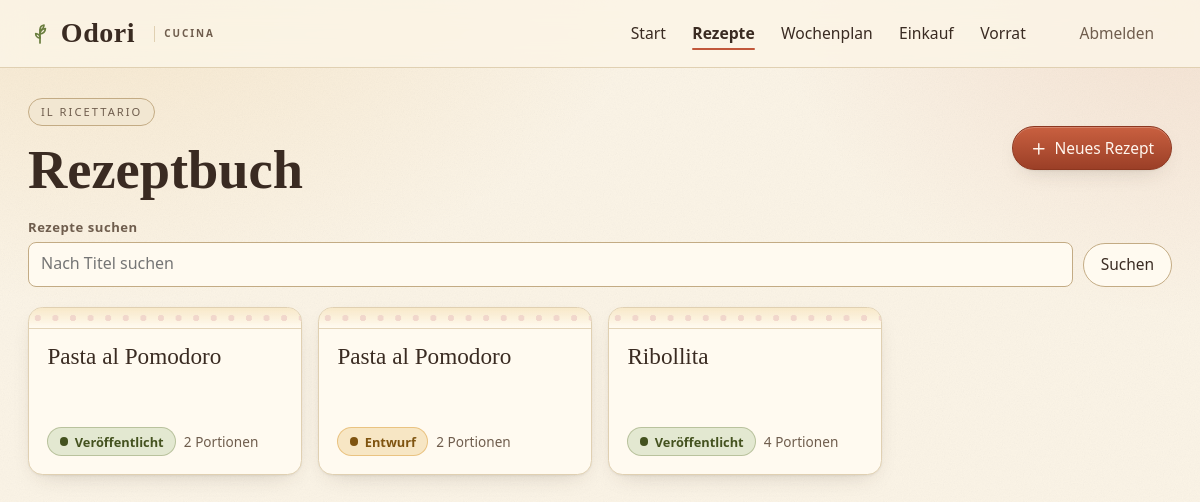
/recipes/ (signed in), run on the app's committed database.
### recipes/models.py (models this page shows)
class Recipe(models.Model):
    class Status(models.TextChoices):
        DRAFT = "draft", "Entwurf"
        APPROVED = "approved", "Veröffentlicht"
        ARCHIVED = "archived", "Archiviert"
    id = models.UUIDField(primary_key=True, default=uuid.uuid4, editable=False)
    household = models.ForeignKey(Household, on_delete=models.CASCADE, related_name="recipes")
    title = models.CharField(max_length=200, blank=True)
    status = models.CharField(max_length=12, choices=Status.choices, default=Status.DRAFT)
    servings = models.PositiveIntegerField(null=True, blank=True)
    source = models.ForeignKey(RecipeSource, on_delete=models.PROTECT, related_name="recipes")
    created_by = models.ForeignKey(settings.AUTH_USER_MODEL, on_delete=models.PROTECT)
    archived_at = models.DateTimeField(null=True, blank=True)
    version = models.PositiveIntegerField(default=1)
    created_at = models.DateTimeField(auto_now_add=True)
    updated_at = models.DateTimeField(auto_now=True)

### recipes/views.py (the view)
# urls.py: path("", login_required(views.recipe_list), name="recipe-list"),
def recipe_list(request):
    household = household_for(request.user)
    query = request.GET.get("q", "").strip()
    recipes = (
        Recipe.objects.filter(household=household)
        .exclude(status=Recipe.Status.ARCHIVED)
        .order_by("title")
    )
    if query:
        recipes = recipes.filter(title__icontains=query)
    return render(request, "recipes/list.html", {"recipes": recipes, "query": query})

### core/models.py (called while the page is built)
    @property
    def name_for_display(self):
        return self.display_name or self.get_username()

### core/services.py (called while the page is built)
def household_for(user):
    membership = HouseholdMembership.objects.select_related("household").filter(user=user).first()
    if not membership:
        raise Http404("No household is available for this account.")
    return membership.household

### templates/recipes/list.html (shortened to what this page needs)
{% extends "base.html" %}
{% block content %}
<div class="split" style="margin-bottom:1rem">
  <div>
    <p class="hero__eyebrow" style="background:var(--surface-sunk);border-color:var(--line-strong);color:var(--text-muted)">Il ricettario</p>
    <h1 style="margin:0">Rezeptbuch</h1>
  </div>
  <a class="button primary" href="/recipes/new/">
    <svg aria-hidden="true" style="width:1.1rem;height:1.1rem"><use href="#i-plus"></use></svg>
    Neues Rezept
  </a>
</div>
<form class="search-bar" method="get" role="search">
  <div class="field">
    <label for="recipe-search">Rezepte suchen</label>
    <input id="recipe-search" name="q" value="{{ query }}" type="search" placeholder="Nach Titel suchen">
  </div>
  <button type="submit">Suchen</button>
</form>
<div class="recipe-grid">
  {% for recipe in recipes %}
    <a class="recipe-card" href="{% url 'recipe-detail' recipe.id %}">
      <span class="recipe-card__title">{{ recipe.title|default:"Unbenannter Entwurf" }}</span>
      <span class="recipe-card__meta">
        <span class="status status--{{ recipe.status }}">{{ recipe.get_status_display }}</span>
        {% if recipe.servings %}<span>{{ recipe.servings }} Portionen</span>{% endif %}
      </span>
    </a>
  {% endfor %}
</div>
{% endblock %}

### data on the page
Recipe: title "Pasta al Pomodoro", status "Veröffentlicht", servings "2"
Recipe: title "Pasta al Pomodoro", status "Entwurf", servings "2"
Recipe: title "Ribollita", status "Veröffentlicht", servings "4"
